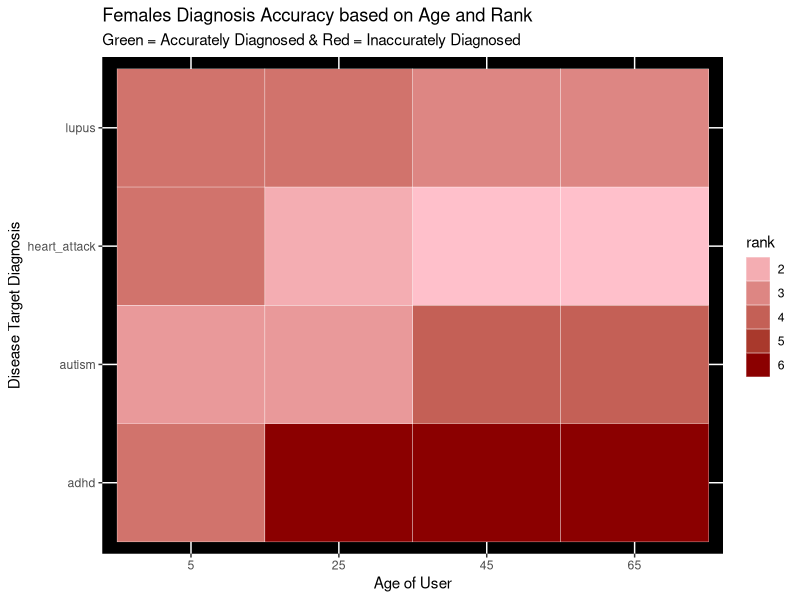
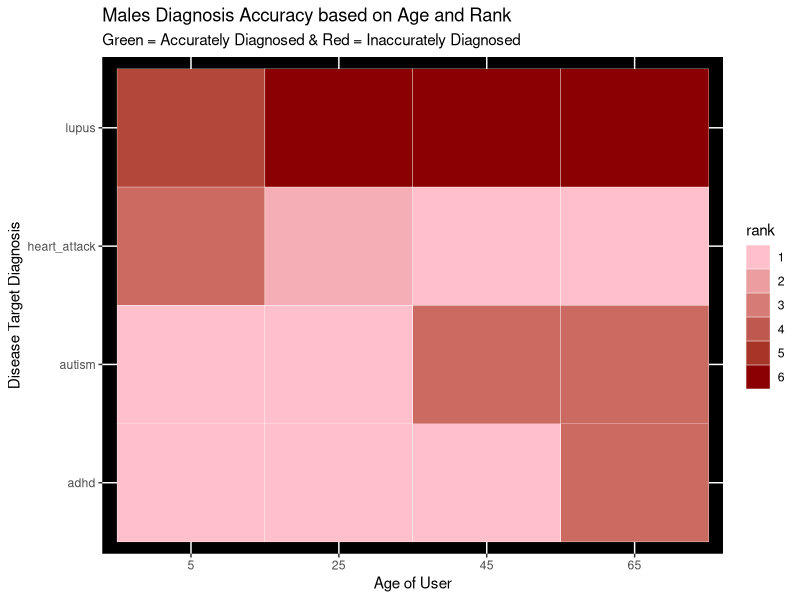
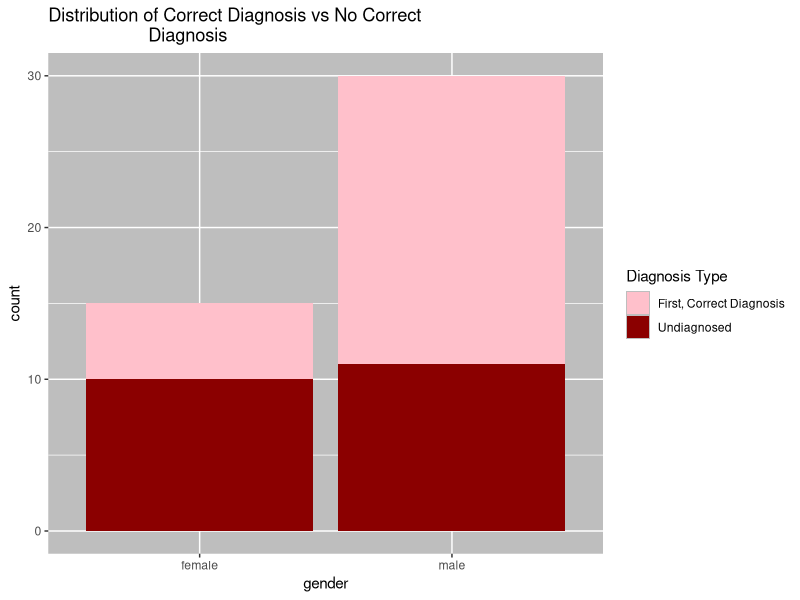
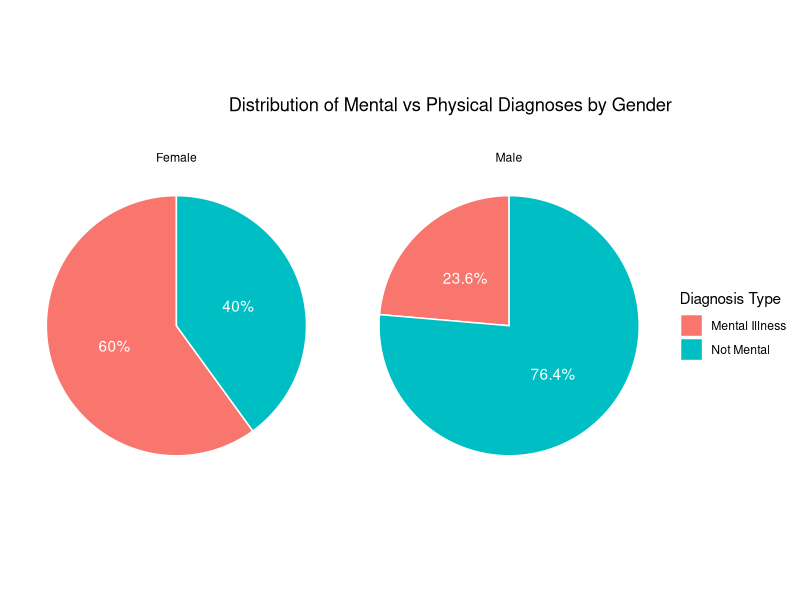

Recreate these plots in R, in order.
## ---- chunk 1
library(tidyverse)
experts <- read.csv('expert_data.csv')
glimpse(experts)
## ---- chunk 2
females <- experts |> filter(gender == 'female') |>
  group_by(age, disease) |>
  summarise(average = mean(rank, na.rm = TRUE),
            .groups = 'drop')

ggplot(females, aes(x = as.factor(age), y = disease, fill = average)) +
  geom_tile(color = 'white') +
  scale_fill_gradient(low = 'pink', high = 'darkred', guide = 'legend') +
  labs(title = "Females Diagnosis Accuracy based on Age and Rank",
  subtitle = 'Green = Accurately Diagnosed & Red = Inaccurately Diagnosed',
  x = 'Age of User', y = 'Disease Target Diagnosis', fill = 'rank') + 
  theme(panel.background = element_rect(fill = "black"))

## ---- chunk 3
males <- experts |> filter(gender == 'male') |>
  group_by(age, disease) |>
  summarise(average = mean(rank, na.rm = TRUE),
            .groups = 'drop')

ggplot(males, aes(x = as.factor(age), y = disease, fill = average)) +
  geom_tile(color = 'white') +
  scale_fill_gradient(low = 'pink', high = 'darkred', guide = 'legend') +
  labs(title = "Males Diagnosis Accuracy based on Age and Rank",
  subtitle = 'Green = Accurately Diagnosed & Red = Inaccurately Diagnosed',
  x = 'Age of User', y = 'Disease Target Diagnosis', fill = 'rank') +
  theme(panel.background = element_rect(fill = "black"))

## ---- chunk 4
average_rank_female <- experts |>
  filter(gender == 'female') |>
  summarise(average_rank = mean(rank, na.rm = TRUE))

print(paste('Female Average Rank Across All Diseases:', average_rank_female$average_rank))


average_rank_male <- experts |>
  filter(gender == 'male') |>
  summarise(average_rank = mean(rank, na.rm = TRUE))

print(paste('Male Average Rank Across All Diseases:', average_rank_male$average_rank))


average_rank_female_nolupus <- experts |>
  filter(gender == 'female',
         disease %in% c('heart_attack', 'autism', 'adhd')) |>
  summarise(average_rank = mean(rank, na.rm = TRUE))

print(paste('Female Average Rank Across All Diseases (no Lupus):', average_rank_female_nolupus$average_rank))


average_rank_male_nolupus <- experts |>
  filter(gender == 'male',
         disease %in% c('heart_attack', 'autism', 'adhd')) |>
  summarise(average_rank = mean(rank, na.rm = TRUE))

print(paste('Male Average Rank Across All Diseases (no Lupus):', average_rank_male_nolupus$average_rank))
## ---- chunk 5
female_rank <-
  experts |> filter(gender == 'female')

male_rank <-
  experts |> filter(gender == 'male')


wilcox.test(female_rank$rank, male_rank$rank, exact = FALSE)

## ---- chunk 6
female_rank_nolupus <-
  experts |> filter(gender == 'female',
                    disease %in% c('heart_attack', 'autism', 'adhd'))

male_rank_nolupus <-
  experts |> filter(gender == 'male',
                    disease %in% c('heart_attack', 'autism', 'adhd'))


wilcox.test(female_rank_nolupus$rank, male_rank_nolupus$rank, exact = FALSE)

## ---- chunk 7
no_diagnosis <- experts |>
  filter(rank %in% c(1, 6))
ggplot(no_diagnosis, aes(x = gender, fill = factor(rank))) +
  geom_bar() + labs(title = 'Distribution of Correct Diagnosis vs No Correct 
                    Diagnosis',
                    fill = 'Diagnosis Type') + scale_fill_manual(
                      values = c('1' = 'pink', '6' = 'darkred'),
                      labels = c('1' = 'First, Correct Diagnosis', '6' = 'Undiagnosed')
                    ) + theme(panel.background = element_rect(fill = "gray"))
## ---- chunk 8
all_diseases_female <- experts |>
  filter(gender == 'female', present == 'no') |>
  pivot_longer(
    cols = c(top_d, second_d, third_d, fourth_d, fifith_d),
    values_to = 'top_diseases'
  )

top_5_female <- all_diseases_female |>
  count(top_diseases, sort = TRUE)

all_diseases_male <- experts |>
  filter(gender == 'male', present == 'no') |>
  pivot_longer(
    cols = c(top_d, second_d, third_d, fourth_d, fifith_d),
    values_to = 'top_diseases'
  )


top_5_male <- all_diseases_male |>
  count(top_diseases, sort = TRUE)

# Now combining the mental illnesses that came up vs the non-mental conditions

mental_list_female <- c(
  "depression", "add", "adhd", "mental_disorder",
  "schizophrenia", "somatization", "substance_abuse",
  "histronic", "histronic_personality_disorder",
  "ptsd", "ocd", "social_phobia",
  "psychosomatic", "physchosomatic" 
)

mental_list_male <- c(
  "ptsd", "body_dysmorphic_disorder", "ocd",
  "antisocial", "bipolar",
  "explosive_personality",
  "sexual_behavior_disorder",
  "substance_abuse",
  "tic"
)

female_summary <- top_5_female |>
  mutate(type = ifelse(top_diseases %in% mental_list_female,
                       "Mental Illness",
                       "Not Mental")) |>
  group_by(type) |>
  summarise(total = sum(n))


male_summary <- top_5_male |>
  mutate(type = ifelse(top_diseases %in% mental_list_male,
                       "Mental Illness",
                       "Not Mental")) |>
  group_by(type) |>
  summarise(total = sum(n))

female_summary$gender <- "Female"
male_summary$gender <- "Male"

combined_mental <- bind_rows(female_summary, male_summary)

combined_mental_ill <- combined_mental %>%
  group_by(gender) %>%
  mutate(percent = total / sum(total) * 100,
         label = paste0(round(percent, 1), "%"))

ggplot(combined_mental_ill, aes(x = 1, y = total, fill = type)) +
  geom_col(color = "white") +
  geom_text(aes(label = label), 
            position = position_stack(vjust = 0.5), color = 'white') + 
  coord_polar(theta = "y") +
  facet_wrap(~ gender, nrow = 1, scales = "free") +
  labs(title = "Distribution of Mental vs Physical Diagnoses by Gender",
       fill = "Diagnosis Type") +
  theme_void() +
  theme(
    plot.title = element_text(hjust = 1, vjust = 10),
    plot.margin = margin(t = 20, r = 10, b = 10, l = 10)
  )
